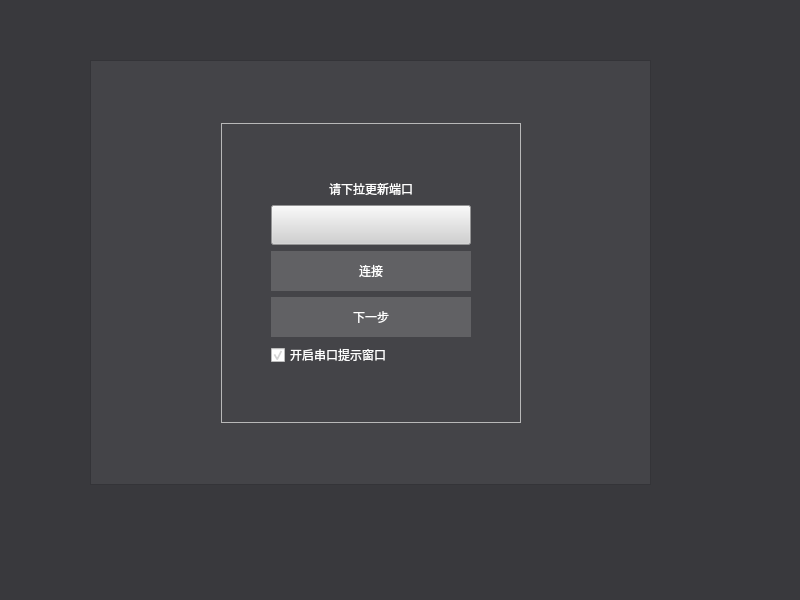
<?xml version="1.0" encoding="UTF-8"?>
<ui version="4.0">
 <class>LoadForm</class>
 <widget class="QWidget" name="LoadForm">
  <property name="geometry">
   <rect>
    <x>0</x>
    <y>0</y>
    <width>800</width>
    <height>600</height>
   </rect>
  </property>
  <property name="windowTitle">
   <string>Form</string>
  </property>
  <property name="styleSheet">
   <string notr="true">QWidget#LoadForm{
	
	background-color: rgb(57, 57, 61);
}
QLabel{
	
	color: rgb(255, 255, 255);
	font: 9pt &quot;微软雅黑&quot;;
}</string>
  </property>
  <widget class="QFrame" name="frameLoad">
   <property name="geometry">
    <rect>
     <x>90</x>
     <y>60</y>
     <width>561</width>
     <height>425</height>
    </rect>
   </property>
   <property name="styleSheet">
    <string notr="true">QFrame#frameLoad{
	
	background-color: rgb(68, 68, 72);
}
QPushButton{
	border:none;
	color: rgb(255, 255, 255);
	font: 9pt &quot;微软雅黑&quot;;
	background-color: rgb(97, 97, 100);
}
QPushButton:hover{
	border:none;
	color: rgb(255, 255, 255);
	font: 9pt &quot;微软雅黑&quot;;
	background-color: rgb(107, 106, 101);
}
QCheckBox{
	color: rgb(255, 255, 255);
}

QComboBox
{
	background-color: rgb(207, 207, 208);
	
	font: 9pt &quot;微软雅黑&quot;;
    spacing: 5px; /* indicator 和 text 的间隔 */
}
QComboBox::drop-down {
    subcontrol-origin: padding;
    subcontrol-position: top right;
    width: 20px;
	border:none;
	padding:3px;
}

QComboBox::down-arrow {
    
	image: url(:/Source/icon/dropdown.png);
}


</string>
   </property>
   <property name="frameShape">
    <enum>QFrame::StyledPanel</enum>
   </property>
   <property name="frameShadow">
    <enum>QFrame::Raised</enum>
   </property>
   <layout class="QGridLayout" name="gridLayout">
    <item row="0" column="1">
     <spacer name="verticalSpacer">
      <property name="orientation">
       <enum>Qt::Vertical</enum>
      </property>
      <property name="sizeHint" stdset="0">
       <size>
        <width>20</width>
        <height>47</height>
       </size>
      </property>
     </spacer>
    </item>
    <item row="1" column="0">
     <spacer name="horizontalSpacer">
      <property name="orientation">
       <enum>Qt::Horizontal</enum>
      </property>
      <property name="sizeHint" stdset="0">
       <size>
        <width>52</width>
        <height>20</height>
       </size>
      </property>
     </spacer>
    </item>
    <item row="1" column="1">
     <widget class="QFrame" name="frame">
      <property name="sizePolicy">
       <sizepolicy hsizetype="Expanding" vsizetype="Expanding">
        <horstretch>0</horstretch>
        <verstretch>0</verstretch>
       </sizepolicy>
      </property>
      <property name="minimumSize">
       <size>
        <width>200</width>
        <height>300</height>
       </size>
      </property>
      <property name="frameShape">
       <enum>QFrame::StyledPanel</enum>
      </property>
      <property name="frameShadow">
       <enum>QFrame::Raised</enum>
      </property>
      <layout class="QGridLayout" name="gridLayout_2">
       <item row="0" column="1">
        <spacer name="verticalSpacer_3">
         <property name="orientation">
          <enum>Qt::Vertical</enum>
         </property>
         <property name="sizeHint" stdset="0">
          <size>
           <width>20</width>
           <height>40</height>
          </size>
         </property>
        </spacer>
       </item>
       <item row="3" column="1">
        <widget class="QPushButton" name="btnConnect">
         <property name="minimumSize">
          <size>
           <width>200</width>
           <height>40</height>
          </size>
         </property>
         <property name="maximumSize">
          <size>
           <width>220</width>
           <height>40</height>
          </size>
         </property>
         <property name="text">
          <string>连接</string>
         </property>
        </widget>
       </item>
       <item row="4" column="1">
        <widget class="QPushButton" name="btnNext">
         <property name="minimumSize">
          <size>
           <width>200</width>
           <height>40</height>
          </size>
         </property>
         <property name="maximumSize">
          <size>
           <width>220</width>
           <height>16777215</height>
          </size>
         </property>
         <property name="text">
          <string>下一步</string>
         </property>
        </widget>
       </item>
       <item row="2" column="1">
        <widget class="CQComoBox" name="comboBoxSerial">
         <property name="minimumSize">
          <size>
           <width>200</width>
           <height>40</height>
          </size>
         </property>
         <property name="maximumSize">
          <size>
           <width>220</width>
           <height>40</height>
          </size>
         </property>
        </widget>
       </item>
       <item row="1" column="1">
        <widget class="QLabel" name="label">
         <property name="maximumSize">
          <size>
           <width>300</width>
           <height>16777215</height>
          </size>
         </property>
         <property name="text">
          <string>请下拉更新端口</string>
         </property>
         <property name="alignment">
          <set>Qt::AlignCenter</set>
         </property>
        </widget>
       </item>
       <item row="5" column="1">
        <widget class="QCheckBox" name="checkBox">
         <property name="maximumSize">
          <size>
           <width>160</width>
           <height>16777215</height>
          </size>
         </property>
         <property name="text">
          <string>开启串口提示窗口</string>
         </property>
         <property name="checked">
          <bool>true</bool>
         </property>
        </widget>
       </item>
       <item row="6" column="1">
        <spacer name="verticalSpacer_4">
         <property name="orientation">
          <enum>Qt::Vertical</enum>
         </property>
         <property name="sizeHint" stdset="0">
          <size>
           <width>20</width>
           <height>40</height>
          </size>
         </property>
        </spacer>
       </item>
       <item row="3" column="0">
        <spacer name="horizontalSpacer_3">
         <property name="orientation">
          <enum>Qt::Horizontal</enum>
         </property>
         <property name="sizeHint" stdset="0">
          <size>
           <width>40</width>
           <height>20</height>
          </size>
         </property>
        </spacer>
       </item>
       <item row="3" column="2">
        <spacer name="horizontalSpacer_4">
         <property name="orientation">
          <enum>Qt::Horizontal</enum>
         </property>
         <property name="sizeHint" stdset="0">
          <size>
           <width>40</width>
           <height>20</height>
          </size>
         </property>
        </spacer>
       </item>
       <item row="2" column="0">
        <spacer name="horizontalSpacer_5">
         <property name="orientation">
          <enum>Qt::Horizontal</enum>
         </property>
         <property name="sizeHint" stdset="0">
          <size>
           <width>40</width>
           <height>20</height>
          </size>
         </property>
        </spacer>
       </item>
       <item row="2" column="2">
        <spacer name="horizontalSpacer_6">
         <property name="orientation">
          <enum>Qt::Horizontal</enum>
         </property>
         <property name="sizeHint" stdset="0">
          <size>
           <width>40</width>
           <height>20</height>
          </size>
         </property>
        </spacer>
       </item>
       <item row="1" column="0">
        <spacer name="horizontalSpacer_7">
         <property name="orientation">
          <enum>Qt::Horizontal</enum>
         </property>
         <property name="sizeHint" stdset="0">
          <size>
           <width>40</width>
           <height>20</height>
          </size>
         </property>
        </spacer>
       </item>
       <item row="1" column="2">
        <spacer name="horizontalSpacer_8">
         <property name="orientation">
          <enum>Qt::Horizontal</enum>
         </property>
         <property name="sizeHint" stdset="0">
          <size>
           <width>40</width>
           <height>20</height>
          </size>
         </property>
        </spacer>
       </item>
       <item row="4" column="0">
        <spacer name="horizontalSpacer_9">
         <property name="orientation">
          <enum>Qt::Horizontal</enum>
         </property>
         <property name="sizeHint" stdset="0">
          <size>
           <width>40</width>
           <height>20</height>
          </size>
         </property>
        </spacer>
       </item>
       <item row="4" column="2">
        <spacer name="horizontalSpacer_10">
         <property name="orientation">
          <enum>Qt::Horizontal</enum>
         </property>
         <property name="sizeHint" stdset="0">
          <size>
           <width>40</width>
           <height>20</height>
          </size>
         </property>
        </spacer>
       </item>
      </layout>
     </widget>
    </item>
    <item row="1" column="2">
     <spacer name="horizontalSpacer_2">
      <property name="orientation">
       <enum>Qt::Horizontal</enum>
      </property>
      <property name="sizeHint" stdset="0">
       <size>
        <width>51</width>
        <height>20</height>
       </size>
      </property>
     </spacer>
    </item>
    <item row="2" column="1">
     <spacer name="verticalSpacer_2">
      <property name="orientation">
       <enum>Qt::Vertical</enum>
      </property>
      <property name="sizeHint" stdset="0">
       <size>
        <width>20</width>
        <height>46</height>
       </size>
      </property>
     </spacer>
    </item>
   </layout>
  </widget>
 </widget>
 <customwidgets>
  <customwidget>
   <class>CQComoBox</class>
   <extends>QComboBox</extends>
   <header location="global">./UICompment/cqcomobox.h</header>
  </customwidget>
 </customwidgets>
 <resources/>
 <connections/>
</ui>
